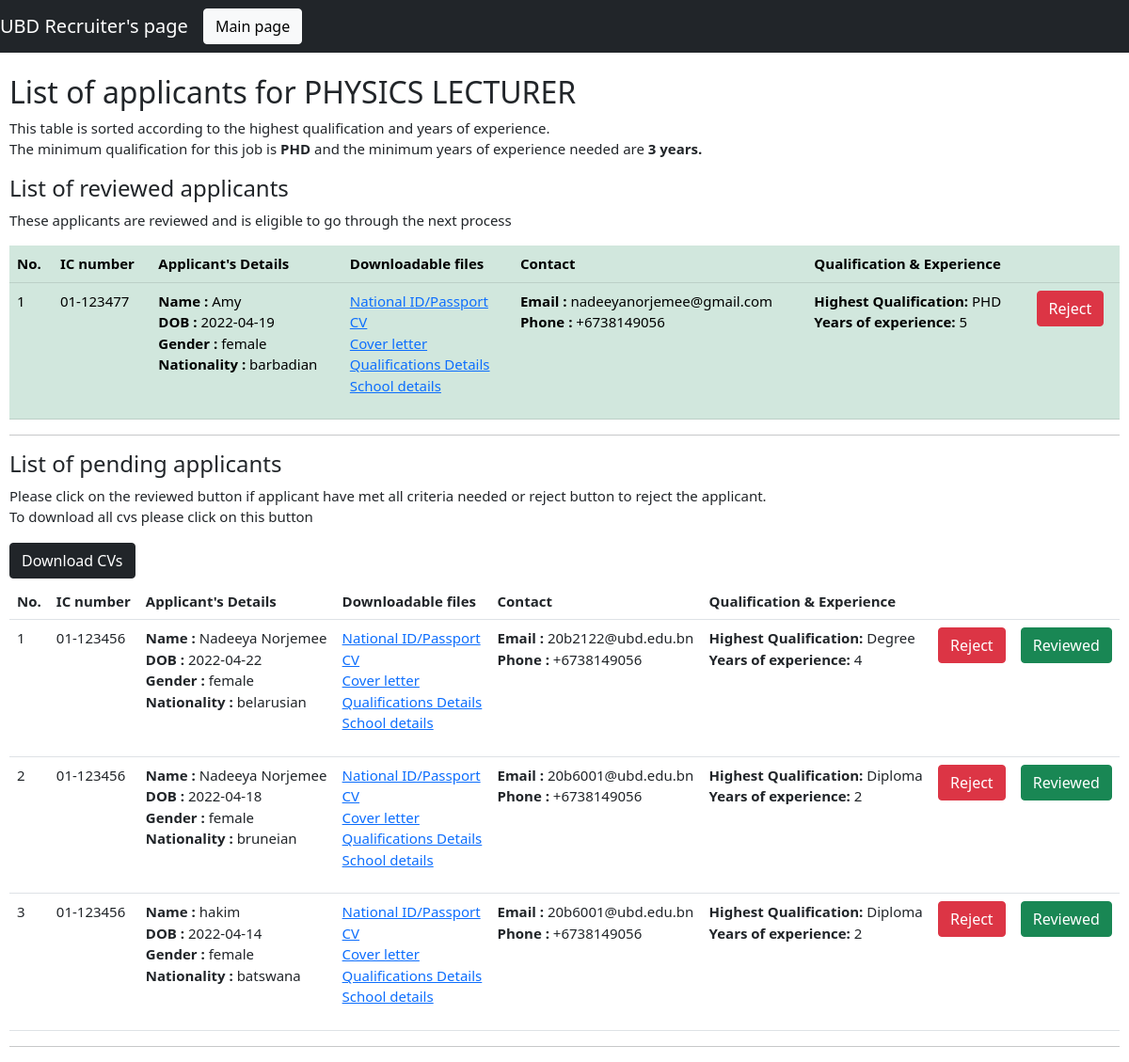
The app's page /nad/viewApplicants.php?jobname=PHYSICS LECTURER&department=FOS with its own data.
### tables this page shows
CREATE TABLE `job` (
  `jobName` varchar(255) NOT NULL,
  `department` varchar(255) NOT NULL,
  `quota` int(11) NOT NULL,
  `jCategory` varchar(20) NOT NULL,
  `jType` varchar(20) NOT NULL,
  `salary` int(11) NOT NULL,
  `startTime` time NOT NULL,
  `endTime` time NOT NULL,
  `jDescription` varchar(1000) NOT NULL,
  `minQualification` varchar(255) NOT NULL,
  `numExperience` varchar(255) NOT NULL,
  `jRequirements` varchar(1000) NOT NULL,
  `closeDate` date NOT NULL,
  `minQualificationIndex` int(11) NOT NULL
);

CREATE TABLE `applies` (
  `jobName` varchar(60) NOT NULL,
  `Full_Name` varchar(255) NOT NULL,
  `Email_Address` varchar(255) NOT NULL,
  `IC` varchar(255) NOT NULL,
  `Phone_No` varchar(255) NOT NULL,
  `DOB` date NOT NULL,
  `Gender` varchar(255) NOT NULL,
  `Nationality` varchar(255) NOT NULL,
  `Id_Passport` varchar(255) NOT NULL,
  `Work_Experience` int(11) NOT NULL,
  `Level_Of_Education` varchar(255) NOT NULL,
  `Qualifications` varchar(255) NOT NULL,
  `School_Details` varchar(255) NOT NULL,
  `Other_Qualification` varchar(255) NOT NULL,
  `CV` varchar(255) NOT NULL,
  `Cover_Letter` varchar(255) NOT NULL,
  `Level_of_Education_Index` int(11) NOT NULL,
  `Status` varchar(10) NOT NULL,
  `File_Location` varchar(255) NOT NULL
);

### nad/viewApplicants.php (the view, shortened to what this page needs)
<?php
$jobName = $_GET['jobname'];
$department = $_GET['department'];
include("database.php");
$selectQuery = "SELECT * FROM job WHERE jobName='".$jobName."' AND department='".$department."'";
$result = $conn->query($selectQuery);
$getRowAssoc = mysqli_fetch_assoc($result);
$minQualification = $getRowAssoc['minQualification'];
$numExperience = $getRowAssoc['numExperience'];
$pendingQuery = "SELECT * FROM applies WHERE jobName='".$jobName."'"
."AND Status='PENDING' ORDER BY Level_of_Education_Index DESC , Work_Experience DESC";
$pending = $conn->query($pendingQuery);
$reviewedQuery = "SELECT * FROM applies WHERE jobName='".$jobName."'"
."AND Status='REVIEWED' ORDER BY Level_of_Education_Index DESC , Work_Experience DESC";
$reviewed = $conn->query($reviewedQuery);
?>
<!DOCTYPE html>
<html lang="en">
<head>
    <link href="https://cdn.jsdelivr.net/npm/bootstrap@5.1.3/dist/css/bootstrap.min.css" rel="stylesheet"
>
    <link rel="stylesheet" href="style.css">
</head>
<body>
    <nav class="navbar navbar-expand-sm navbar-dark bg-dark">
    <a href="#" class="navbar-brand">UBD Recruiter's page</a>
    <aside class="nav navbar-nav navbar-right">
     <div class="collapse navbar-collapse" id="navbarMenu">
            <ul class="navbar-nav">
                <li class="nav-item">
                    <button type="button" class="btn btn-light" onclick="location.href
                    = 'mainRecruiterPage.php'">Main page</button>
                </li>
            </ul>
    </aside>
    </nav>
    <section>
    <h2>List of applicants for <?php echo $jobName ?> </h2>
    <p>This table is sorted according to the highest qualification and years of experience.</br>
    The minimum qualification for this job is <span style="font-weight: bold;"><?php echo $minQualification?></span>
    and the minimum years of experience needed are <span style="font-weight: bold;">
    <?php echo $numExperience ?> years.</span></p>
    <?php if(mysqli_num_rows($reviewed)>0){?>
        <h4>List of reviewed applicants</h4>
        <p>These applicants are reviewed and is eligible to go through the next process
        </p>
        <table id="listOfReviewedApplicants" class="table table-success">
        <tr>
            <th>No.</th>
            <th>IC number</th>
            <th>Applicant's Details</th>
            <th>Downloadable files</th>
            <th>Contact</th>
            <th>Qualification & Experience</th>
            <th></th>
        </tr>
        <?php
        $i = 0;
        while ($row = mysqli_fetch_array($reviewed)){
            ?>
        <tr>
            <td><?php echo $i+1; ?></td>
            <td><?php echo $row["IC"];?></td>
            <td>
                <p><span style="font-weight: bold;"> Name : </span><?php echo $row["Full_Name"];?></br>
                <span style="font-weight: bold;">DOB : </span><?php echo $row["DOB"];?></br>
                <span style="font-weight: bold;">Gender : </span><?php echo $row["Gender"];?></br>
                <span style="font-weight: bold;">Nationality : </span><?php echo $row["Nationality"];?></p>
            </td>
            <td>
                <p>
                <a href="<?php echo $row['File_Location'].$row['Id_Passport'];?>" target="_blank">National ID/Passport</a></br>
                <a href="<?php echo $row['File_Location'].$row['CV'];?>" target="_blank">CV</a></br>
                <a href="<?php echo $row['File_Location'].$row['Cover_Letter'];?>" target="_blank">Cover letter</a></br>
                <a href="<?php echo $row['File_Location'].$row['Qualifications'];?>" target="_blank">Qualifications Details</a></br>
                <a href="<?php echo $row['File_Location'].$row['School_Details'];?>" target="_blank">School details</a>
                </p>
            </td>
            <td>
                <p>
                <span style="font-weight: bold;">Email :</span> <?php echo $row["Email_Address"];?></br>
                <span style="font-weight: bold;">Phone :</span> <?php echo $row["Phone_No"];?>
                </p>
            </td>
            <td>
                <p>
                <span style="font-weight: bold;">Highest Qualification: </span><?php echo $row["Level_Of_Education"];?></br>
                <span style="font-weight: bold;">Years of experience: </span><?php echo $row["Work_Experience"];?></p>
            </td>
            <td><button type="button" class="btn btn-danger" onclick="rejectConfirmation('<?php echo $row['IC'];?>')">Reject</button></td>
        </tr>
        <?php
        $i++;}}
        ?>
    </table>
    <hr>
    <?php if(mysqli_num_rows($pending)>0){?>
        <h4>List of pending applicants</h4>
        <p>Please click on the reviewed button if applicant have met all criteria needed
        or reject button to reject the applicant.</br>
        To download all cvs please click on this button</p>
        <button type="button" class="btn btn-dark" onclick='downloadCV()'>Download CVs</button>
        <table id="listOfPendingApplicants" class="table table-hover" style="margin-top:5px">
        <tr>
            <th>No.</th>
            <th>IC number</th>
            <th>Applicant's Details</th>
            <th>Downloadable files</th>
            <th>Contact</th>
            <th>Qualification & Experience</th>
            <th></th>
            <th></th>
        </tr>
        <?php
        $i = 0;
        while ($row = mysqli_fetch_array($pending)){
            ?>
        <tr>
            <td><?php echo $i+1; ?></td>
            <td><?php echo $row["IC"];?></td>
            <td>
                <p><span style="font-weight: bold;"> Name : </span><?php echo $row["Full_Name"];?></br>
                <span style="font-weight: bold;">DOB : </span><?php echo $row["DOB"];?></br>
                <span style="font-weight: bold;">Gender : </span><?php echo $row["Gender"];?></br>
                <span style="font-weight: bold;">Nationality : </span><?php echo $row["Nationality"];?></p>
            </td>
            <td>
                <p>
                <a href="<?php echo $row['File_Location'].$row['Id_Passport'];?>" target="_blank">National ID/Passport</a></br>
                <a href="<?php echo $row['File_Location'].$row['CV'];?>" target="_blank">CV</a></br>
                <a href="<?php echo $row['File_Location'].$row['Cover_Letter'];?>" target="_blank">Cover letter</a></br>
                <a href="<?php echo $row['File_Location'].$row['Qualifications'];?>" target="_blank">Qualifications Details</a></br>
                <a href="<?php echo $row['File_Location'].$row['School_Details'];?>" target="_blank">School details</a>
                </p>
            </td>
            <td>
                <p>
                <span style="font-weight: bold;">Email :</span> <?php echo $row["Email_Address"];?></br>
                <span style="font-weight: bold;">Phone :</span> <?php echo $row["Phone_No"];?>
                </p>
            </td>
            <td>
                <p>
                <span style="font-weight: bold;">Highest Qualification: </span><?php echo $row["Level_Of_Education"];?></br>
                <span style="font-weight: bold;">Years of experience: </span><?php echo $row["Work_Experience"];?></p>
            </td>
            <td><button type="button" class="btn btn-danger" onclick="rejectConfirmation('<?php echo $row['IC'];?>')">Reject</button></td>
            <td><button type="button" class="btn btn-success" onclick="reviewedConfirmation('<?php echo $row['IC'];?>')">Reviewed</button></td>
        </tr>
        <?php
        $i++;}?>
    </table>
    <?php
    }
    else{
        echo "<h4>No pending applicant found</h4>";
    }
    ?>
    <hr>
    </section>
</body>
</html>

### nad/style.css (style rules this page uses)
section { margin-left:10px; margin-right:10px; }
body { font-size: 15px; }

### records on screen
job: minQualification "PHD", numExperience "3"
applies: IC "01-123477", Full_Name "Amy", DOB "2022-04-19", Gender "female", Nationality "barbadian", Email_Address "nadeeyanorjemee@gmail.com", Phone_No "+6738149056", Level_Of_Education "PHD", Work_Experience "5"
applies: IC "01-123456", Full_Name "Nadeeya Norjemee", DOB "2022-04-22", Gender "female", Nationality "belarusian", Email_Address "20b2122@ubd.edu.bn", Phone_No "+6738149056", Level_Of_Education "Degree", Work_Experience "4"
applies: IC "01-123456", Full_Name "Nadeeya Norjemee", DOB "2022-04-18", Gender "female", Nationality "bruneian", Email_Address "20b6001@ubd.edu.bn", Phone_No "+6738149056", Level_Of_Education "Diploma", Work_Experience "2"
applies: IC "01-123456", Full_Name "hakim", DOB "2022-04-14", Gender "female", Nationality "batswana", Email_Address "20b6001@ubd.edu.bn", Phone_No "+6738149056", Level_Of_Education "Diploma", Work_Experience "2"

### other values on screen
$jobName "PHYSICS LECTURER"
